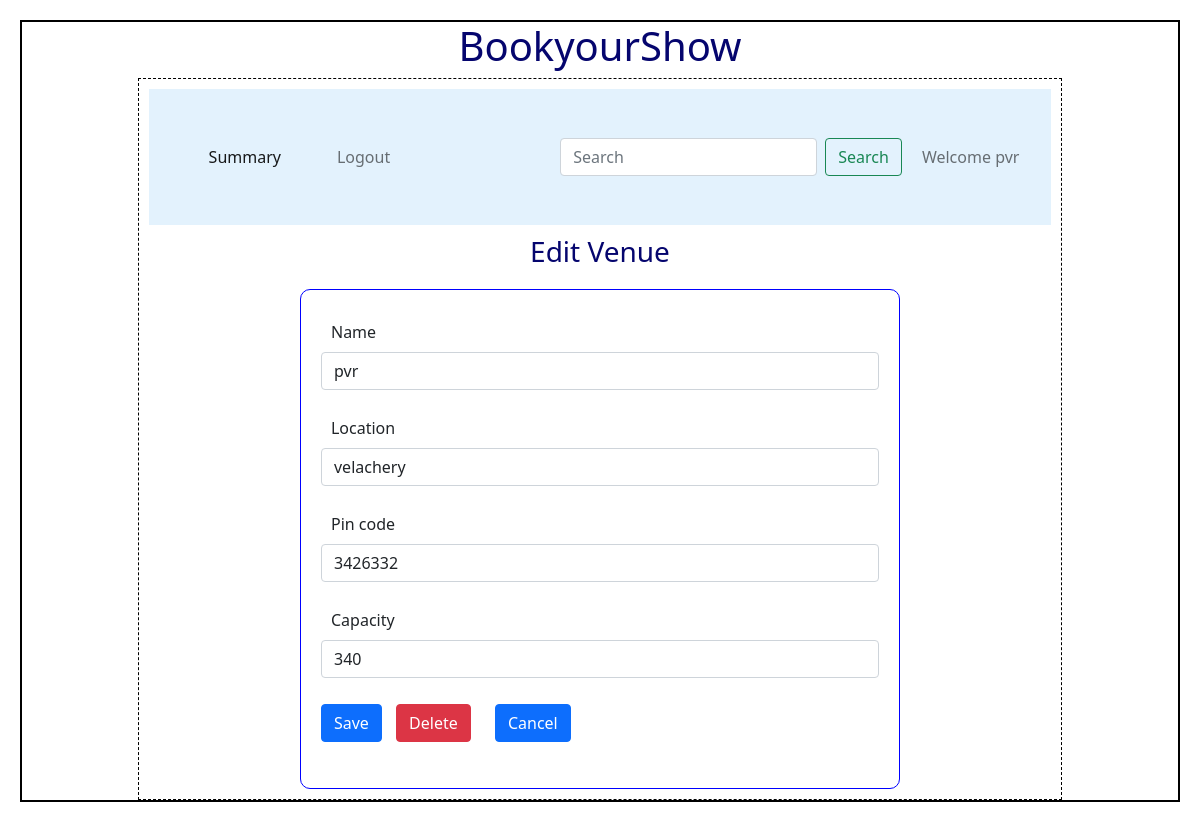
/edit_venue/2/pvr, run on the app's committed database.
### backend/models.py (models this page shows)
class Theatre(db.Model):
    __tablename__="theatre"
    id=db.Column(db.Integer,primary_key=True)
    name=db.Column(db.String,nullable=False)
    location=db.Column(db.String,nullable=False)
    pin_code=db.Column(db.Integer,nullable=False)
    capacity=db.Column(db.Integer,nullable=False)
    venue_pic_url=db.Column(db.String,nullable=True,default="None")
    shows = db.relationship("Show" , cascade = "all,delete" , backref = "theatre" , lazy = True)

### backend/controllers.py (the view, shortened to what this page needs)
@app.route("/edit_venue/<id>/<name>",methods=["GET","POST"])
def edit_venue(id,name):
    v=get_venue(id)
    return render_template("edit_venue.html",venue=v,name=name)

### backend/controllers.py (called while the page is built)
def get_venue(id):
    theatre=Theatre.query.filter_by(id=id).first()
    return theatre

### templates/edit_venue.html
{%extends "admin_layout.html"%}
{%block content%}
            {%if venue%}
                <div class="center"><h3>Edit Venue</h3></div>
                <form action="/edit_venue/{{venue.id}}/{{name}}" method="POST">
                <div class="input_form">
                    <div class="mb-3">
                        <label for="name" class="form-label">Name</label>
                        <input type="text" class="form-control" name="tname" id="tname" value="{{venue.name}}">
                    </div>
                    <div class="mb-3">
                        <label for="location" class="form-label">Location</label>
                        <input type="text" class="form-control" name="location" id="location" value="{{venue.location}}">
                    </div>
                    <div class="mb-3">
                        <label for="pin_code" class="form-label">Pin code</label>
                        <input type="number" class="form-control" name="pin_code" id="pin_code" value="{{venue.pin_code}}">
                    </div>
                    <div class="mb-3">
                        <label for="capacity" class="form-label">Capacity</label>
                        <input type="number" class="form-control" name="capacity" id="capacity" value="{{venue.capacity}}">
                    </div>
                    <div class="mb-3">
                        <button type="submit" class="btn btn-primary">Save</button>
                        <a href="/delete_venue/{{venue.id}}/{{name}}" type="button" class="btn btn-danger">Delete</a>
                        <a href="/admin/{{name}}" type="button" class="btn btn-primary">Cancel</a>
                    </div>
                </div>
                </form>
            {%endif%}
{%endblock%}

### templates/admin_layout.html (shortened to what this page needs)
<!DOCTYPE html>
<html>
    <head>
        <link rel="stylesheet" href="{{ url_for('static', filename='styles/main.css') }}">
        <link href="https://cdn.jsdelivr.net/npm/bootstrap@5.1.3/dist/css/bootstrap.min.css" rel="stylesheet">
    </head>
    <body>
        <div class="my_container">
            <div class="center"><h1>BookyourShow</h1></div>
            <div class="my_panel">
                <nav class="navbar navbar-expand-lg navbar-light " style="background-color: #e3f2fd;">
                    <div class="container-fluid">
                      <div class="collapse navbar-collapse" id="navbarText">
                        <ul class="navbar-nav me-auto mb-2 mb-lg-0">
                          <li class="nav-item">
                            <a class="nav-link active" aria-current="page" href="/admin_summary">Summary</a>
                          </li>
                          <li class="nav-item">
                            <a class="nav-link" href="/login">Logout</a>
                          </li>
                        </ul>
                        <form class="d-flex" method="POST" action="/search/{{name}}">
                          <input class="form-control me-2" type="search" placeholder="Search" aria-label="Search" name = "search_txt" id = "search_txt">
                          <button class="btn btn-outline-success" type="submit">Search</button>
                        </form>
                        <span class="navbar-text">
                          Welcome {{name}}
                        </span>
                      </div>
                    </div>
                </nav>
                {%block content%}{%endblock%}
            </div>
        </div>
    </body>
</html>

### static/styles/main.css (style rules this page uses)
* { margin: 10px; }
.my_container { border: 2px solid black; }
.my_panel { width: 80%; margin: auto; height: auto; border: 1px dashed black; }
.input_form { border: 1px solid blue; width: 600px; height: 500px; margin: auto; margin-top: 20px; padding: 10px; border-radius: 10px; font-size: 16px; text-align: justify; }
.center { text-align: center; margin: auto; color: rgb(5,5,110) }

### data on the page
Theatre: name "pvr", tname "pvr", location "velachery", pin_code "3426332", capacity "340"
